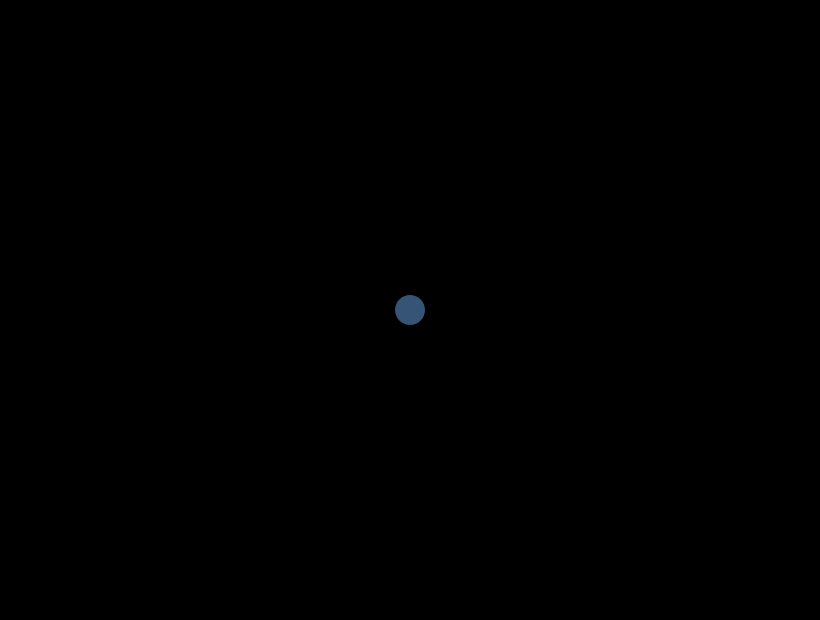

This figure's notebook cell:
### Code cell
# the exact mark-symbol SVG path produced by the first example
customSymbolSvg = "M2.7386127875258306,0A2.7386127875258306,2.7386127875258306,0,1,1,-2.7386127875258306,0A2.7386127875258306,2.7386127875258306,0,1,1,2.7386127875258306,0"

# create a new scatter plot with point shape defined by SVG string
customSymbolChart = alt.Chart(df, background='none').mark_point(
    fill='#4c78a8',
    stroke=None,
    shape=customSymbolSvg,
).encode(
    x=alt.X('x', axis=None), 
    y=alt.Y('y', axis=None),
).configure_view(strokeOpacity=0)

display(customSymbolChart)

# export to SVG string
altair_saver.save(customSymbolChart, fmt='svg')

### Figure 1 — Vega-Lite specification as saved in the notebook (floating-point values rounded to 4 significant figures)
{"config": {"view": {"continuousWidth": 400, "continuousHeight": 300, "strokeOpacity": 0}}, "data": {"name": "data-632f61fef1e2fccc41daf02461a934b2"}, "mark": {"type": "point", "fill": "#4c78a8", "shape": "M2.7386127875258306,0A2.7386127875258306,2.7386127875258306,0,1,1,-2.7386127875258306,0A2.7386127875258306,2.7386127875258306,0,1,1,2.7386127875258306,0", "stroke": null}, "background": "none", "encoding": {"x": {"type": "quantitative", "axis": null, "field": "x"}, "y": {"type": "quantitative", "axis": null, "field": "y"}}, "$schema": "https://vega.github.io/schema/vega-lite/v4.8.1.json", "datasets": {"data-632f61fef1e2fccc41daf02461a934b2": [{"x": 0, "y": 0}]}}
